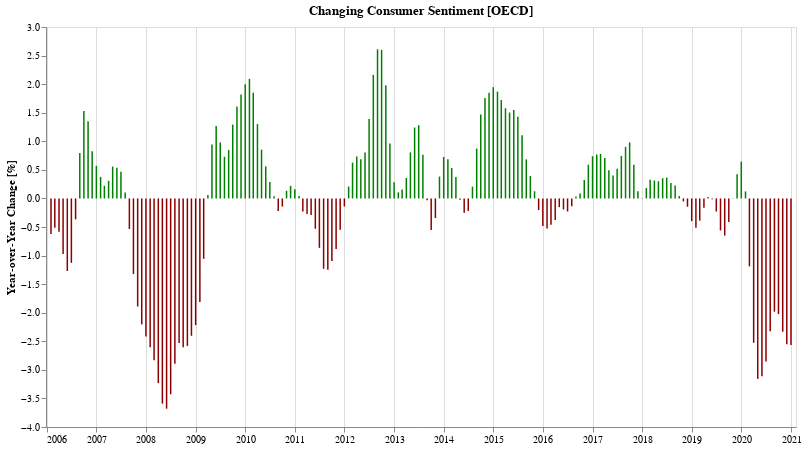

The code cell stored with this chart in its notebook:
### Markdown cell above
## Has consumer sentiment gotten better or worse compared to the same time last year?

### Code cell
cUsaYoy = cUsaSubset.set_index('TIME')['Value'].pct_change(12).apply(lambda v: v * 100).reset_index()
bUsaYoy = bUsaSubset.set_index('TIME')['Value'].pct_change(12).apply(lambda v: v * 100).reset_index()

def yoyChartFor(df, label, color='navy'):
    return alt.Chart(df.dropna()[-180:]).mark_bar(width=1.5, color=f'{color}').transform_calculate(
        label=f"'{label}'",
        change_in_percent="format(datum.Value, ',.2f')",
    ).encode(
        alt.X('TIME:T', axis=alt.Axis(title='')),
        alt.Y('Value:Q', axis=alt.Axis(title='Year-over-Year Change [%]', grid=False)),
        #alt.Opacity('label:O', legend=alt.Legend(title="")),
        color=alt.condition("datum['Value'] < 0",
            alt.value('darkred'),
            alt.value(color)
        ),
        tooltip=[alt.Tooltip('TIME:T', title='Date', format='%b %Y'), alt.Tooltip('label:O'), alt.Tooltip('change_in_percent:O')]
    ).properties(
        title=f"Changing {label} Sentiment [OECD]",
        width=750,
        height=400
    )

cYoy = yoyChartFor(cUsaYoy, 'Consumer', 'green')
cYoy.display()

### Figure 1 — Vega-Lite specification as saved in the notebook (floating-point values rounded to 4 significant figures; data arrays with more than 128 entries replaced by an {"elided": "..."} marker saying what was removed)
{"config": {"view": {"continuousWidth": 400, "continuousHeight": 300}}, "data": {"name": "data-343277586bf34a6f15a690eb05fdea0e"}, "mark": {"type": "bar", "color": "green", "width": 1.5}, "encoding": {"color": {"condition": {"value": "darkred", "test": "datum['Value'] < 0"}, "value": "green"}, "tooltip": [{"type": "temporal", "field": "TIME", "format": "%b %Y", "title": "Date"}, {"type": "ordinal", "field": "label"}, {"type": "ordinal", "field": "change_in_percent"}], "x": {"type": "temporal", "axis": {"title": ""}, "field": "TIME"}, "y": {"type": "quantitative", "axis": {"grid": false, "title": "Year-over-Year Change [%]"}, "field": "Value"}}, "height": 400, "title": "Changing Consumer Sentiment [OECD]", "transform": [{"calculate": "'Consumer'", "as": "label"}, {"calculate": "format(datum.Value, ',.2f')", "as": "change_in_percent"}], "width": 750, "$schema": "https://vega.github.io/schema/vega-lite/v4.8.1.json", "datasets": {"data-343277586bf34a6f15a690eb05fdea0e": {"elided": "180 records"}}}
